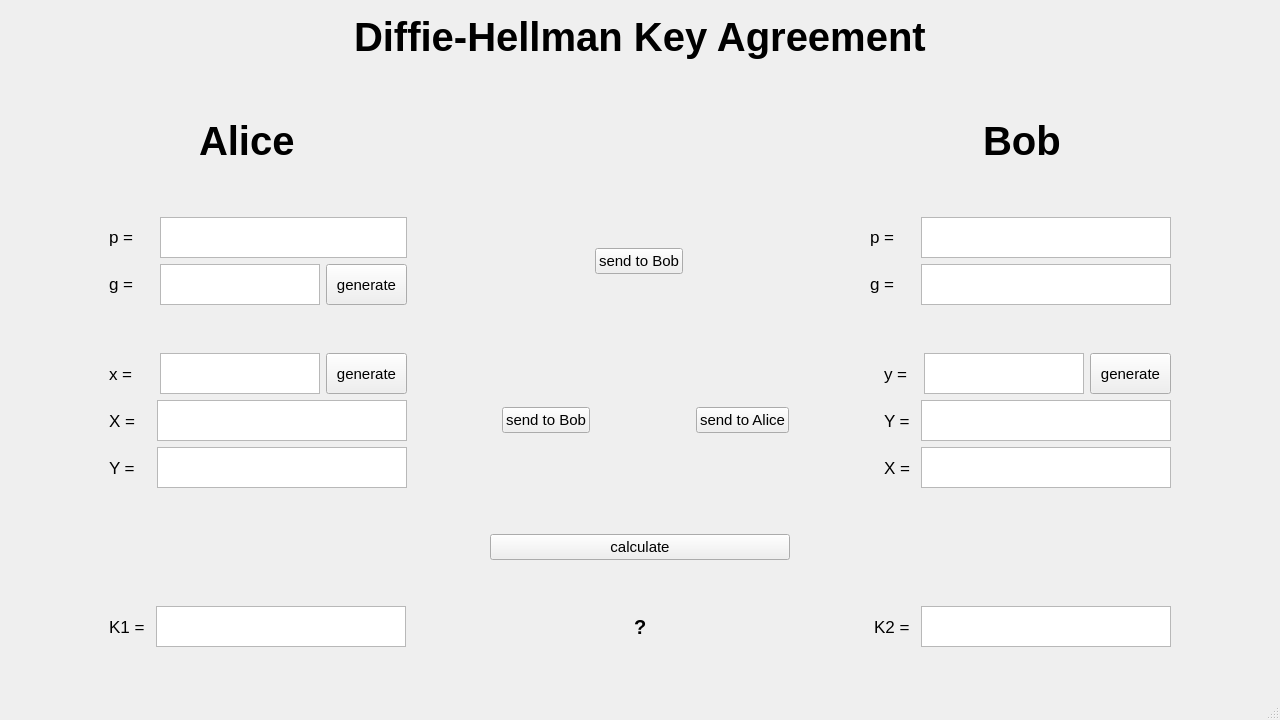
<?xml version="1.0" encoding="UTF-8"?>
<ui version="4.0">
 <class>MainWindow</class>
 <widget class="QMainWindow" name="MainWindow">
  <property name="geometry">
   <rect>
    <x>0</x>
    <y>0</y>
    <width>1280</width>
    <height>720</height>
   </rect>
  </property>
  <property name="windowTitle">
   <string>MainWindow</string>
  </property>
  <widget class="QWidget" name="centralwidget">
   <layout class="QVBoxLayout" name="verticalLayout_5">
    <item>
     <layout class="QHBoxLayout" name="horizontalLayout">
      <item>
       <spacer name="horizontalSpacer">
        <property name="orientation">
         <enum>Qt::Horizontal</enum>
        </property>
        <property name="sizeHint" stdset="0">
         <size>
          <width>31</width>
          <height>56</height>
         </size>
        </property>
       </spacer>
      </item>
      <item>
       <widget class="QLabel" name="title">
        <property name="font">
         <font>
          <family>Arial</family>
          <pointsize>30</pointsize>
          <bold>true</bold>
          <underline>false</underline>
         </font>
        </property>
        <property name="contextMenuPolicy">
         <enum>Qt::DefaultContextMenu</enum>
        </property>
        <property name="acceptDrops">
         <bool>false</bool>
        </property>
        <property name="text">
         <string>Diffie-Hellman Key Agreement</string>
        </property>
       </widget>
      </item>
      <item>
       <spacer name="horizontalSpacer_2">
        <property name="orientation">
         <enum>Qt::Horizontal</enum>
        </property>
        <property name="sizeHint" stdset="0">
         <size>
          <width>31</width>
          <height>56</height>
         </size>
        </property>
       </spacer>
      </item>
     </layout>
    </item>
    <item>
     <spacer name="verticalSpacer_2">
      <property name="orientation">
       <enum>Qt::Vertical</enum>
      </property>
      <property name="sizeHint" stdset="0">
       <size>
        <width>20</width>
        <height>42</height>
       </size>
      </property>
     </spacer>
    </item>
    <item>
     <layout class="QHBoxLayout" name="horizontalLayout_2">
      <item>
       <spacer name="horizontalSpacer_22">
        <property name="orientation">
         <enum>Qt::Horizontal</enum>
        </property>
        <property name="sizeType">
         <enum>QSizePolicy::Fixed</enum>
        </property>
        <property name="sizeHint" stdset="0">
         <size>
          <width>190</width>
          <height>20</height>
         </size>
        </property>
       </spacer>
      </item>
      <item>
       <widget class="QLabel" name="Alice">
        <property name="font">
         <font>
          <family>Arial</family>
          <pointsize>30</pointsize>
          <bold>true</bold>
          <underline>false</underline>
         </font>
        </property>
        <property name="contextMenuPolicy">
         <enum>Qt::DefaultContextMenu</enum>
        </property>
        <property name="acceptDrops">
         <bool>false</bool>
        </property>
        <property name="text">
         <string>Alice</string>
        </property>
       </widget>
      </item>
      <item>
       <spacer name="horizontalSpacer_3">
        <property name="orientation">
         <enum>Qt::Horizontal</enum>
        </property>
        <property name="sizeType">
         <enum>QSizePolicy::Expanding</enum>
        </property>
        <property name="sizeHint" stdset="0">
         <size>
          <width>107</width>
          <height>56</height>
         </size>
        </property>
       </spacer>
      </item>
      <item>
       <widget class="QLabel" name="Bob">
        <property name="font">
         <font>
          <family>Arial</family>
          <pointsize>30</pointsize>
          <bold>true</bold>
          <underline>false</underline>
         </font>
        </property>
        <property name="contextMenuPolicy">
         <enum>Qt::DefaultContextMenu</enum>
        </property>
        <property name="acceptDrops">
         <bool>false</bool>
        </property>
        <property name="text">
         <string>Bob</string>
        </property>
       </widget>
      </item>
      <item>
       <spacer name="horizontalSpacer_21">
        <property name="orientation">
         <enum>Qt::Horizontal</enum>
        </property>
        <property name="sizeType">
         <enum>QSizePolicy::Fixed</enum>
        </property>
        <property name="sizeHint" stdset="0">
         <size>
          <width>210</width>
          <height>20</height>
         </size>
        </property>
       </spacer>
      </item>
     </layout>
    </item>
    <item>
     <spacer name="verticalSpacer_3">
      <property name="orientation">
       <enum>Qt::Vertical</enum>
      </property>
      <property name="sizeHint" stdset="0">
       <size>
        <width>20</width>
        <height>42</height>
       </size>
      </property>
     </spacer>
    </item>
    <item>
     <layout class="QHBoxLayout" name="horizontalLayout_13">
      <item>
       <spacer name="horizontalSpacer_23">
        <property name="orientation">
         <enum>Qt::Horizontal</enum>
        </property>
        <property name="sizeType">
         <enum>QSizePolicy::Fixed</enum>
        </property>
        <property name="sizeHint" stdset="0">
         <size>
          <width>100</width>
          <height>20</height>
         </size>
        </property>
       </spacer>
      </item>
      <item>
       <layout class="QVBoxLayout" name="verticalLayout">
        <item>
         <layout class="QHBoxLayout" name="horizontalLayout_3">
          <item>
           <widget class="QLabel" name="label">
            <property name="sizePolicy">
             <sizepolicy hsizetype="Maximum" vsizetype="Maximum">
              <horstretch>0</horstretch>
              <verstretch>0</verstretch>
             </sizepolicy>
            </property>
            <property name="minimumSize">
             <size>
              <width>45</width>
              <height>0</height>
             </size>
            </property>
            <property name="maximumSize">
             <size>
              <width>45</width>
              <height>16777215</height>
             </size>
            </property>
            <property name="font">
             <font>
              <family>Arial</family>
              <pointsize>13</pointsize>
             </font>
            </property>
            <property name="text">
             <string>p = </string>
            </property>
           </widget>
          </item>
          <item>
           <widget class="QPlainTextEdit" name="a_p">
            <property name="sizePolicy">
             <sizepolicy hsizetype="Fixed" vsizetype="Fixed">
              <horstretch>0</horstretch>
              <verstretch>0</verstretch>
             </sizepolicy>
            </property>
            <property name="minimumSize">
             <size>
              <width>191</width>
              <height>41</height>
             </size>
            </property>
            <property name="maximumSize">
             <size>
              <width>250</width>
              <height>41</height>
             </size>
            </property>
            <property name="font">
             <font>
              <family>Arial</family>
              <pointsize>13</pointsize>
             </font>
            </property>
           </widget>
          </item>
         </layout>
        </item>
        <item>
         <layout class="QHBoxLayout" name="horizontalLayout_4">
          <item>
           <widget class="QLabel" name="label_2">
            <property name="sizePolicy">
             <sizepolicy hsizetype="Maximum" vsizetype="Maximum">
              <horstretch>0</horstretch>
              <verstretch>0</verstretch>
             </sizepolicy>
            </property>
            <property name="minimumSize">
             <size>
              <width>45</width>
              <height>0</height>
             </size>
            </property>
            <property name="maximumSize">
             <size>
              <width>45</width>
              <height>16777215</height>
             </size>
            </property>
            <property name="font">
             <font>
              <family>Arial</family>
              <pointsize>13</pointsize>
             </font>
            </property>
            <property name="text">
             <string>g = </string>
            </property>
           </widget>
          </item>
          <item>
           <widget class="QTextBrowser" name="a_g">
            <property name="sizePolicy">
             <sizepolicy hsizetype="Minimum" vsizetype="Minimum">
              <horstretch>0</horstretch>
              <verstretch>0</verstretch>
             </sizepolicy>
            </property>
            <property name="minimumSize">
             <size>
              <width>101</width>
              <height>41</height>
             </size>
            </property>
            <property name="maximumSize">
             <size>
              <width>160</width>
              <height>41</height>
             </size>
            </property>
            <property name="font">
             <font>
              <family>Arial</family>
              <pointsize>13</pointsize>
             </font>
            </property>
           </widget>
          </item>
          <item>
           <widget class="QPushButton" name="a_random_g">
            <property name="sizePolicy">
             <sizepolicy hsizetype="Minimum" vsizetype="Minimum">
              <horstretch>0</horstretch>
              <verstretch>0</verstretch>
             </sizepolicy>
            </property>
            <property name="minimumSize">
             <size>
              <width>81</width>
              <height>41</height>
             </size>
            </property>
            <property name="maximumSize">
             <size>
              <width>81</width>
              <height>41</height>
             </size>
            </property>
            <property name="font">
             <font>
              <family>Arial</family>
              <pointsize>11</pointsize>
             </font>
            </property>
            <property name="text">
             <string>generate</string>
            </property>
           </widget>
          </item>
         </layout>
        </item>
       </layout>
      </item>
      <item>
       <spacer name="horizontalSpacer_15">
        <property name="orientation">
         <enum>Qt::Horizontal</enum>
        </property>
        <property name="sizeType">
         <enum>QSizePolicy::Expanding</enum>
        </property>
        <property name="sizeHint" stdset="0">
         <size>
          <width>40</width>
          <height>20</height>
         </size>
        </property>
       </spacer>
      </item>
      <item>
       <widget class="QPushButton" name="a_send_pg">
        <property name="font">
         <font>
          <family>Arial</family>
          <pointsize>11</pointsize>
         </font>
        </property>
        <property name="text">
         <string>send to Bob</string>
        </property>
       </widget>
      </item>
      <item>
       <spacer name="horizontalSpacer_24">
        <property name="orientation">
         <enum>Qt::Horizontal</enum>
        </property>
        <property name="sizeHint" stdset="0">
         <size>
          <width>40</width>
          <height>20</height>
         </size>
        </property>
       </spacer>
      </item>
      <item>
       <layout class="QVBoxLayout" name="verticalLayout_2">
        <item>
         <layout class="QHBoxLayout" name="horizontalLayout_11">
          <item>
           <widget class="QLabel" name="label_13">
            <property name="sizePolicy">
             <sizepolicy hsizetype="Maximum" vsizetype="Maximum">
              <horstretch>0</horstretch>
              <verstretch>0</verstretch>
             </sizepolicy>
            </property>
            <property name="minimumSize">
             <size>
              <width>45</width>
              <height>0</height>
             </size>
            </property>
            <property name="maximumSize">
             <size>
              <width>45</width>
              <height>16777215</height>
             </size>
            </property>
            <property name="font">
             <font>
              <family>Arial</family>
              <pointsize>13</pointsize>
             </font>
            </property>
            <property name="text">
             <string>p = </string>
            </property>
           </widget>
          </item>
          <item>
           <widget class="QTextBrowser" name="b_p">
            <property name="sizePolicy">
             <sizepolicy hsizetype="Fixed" vsizetype="Fixed">
              <horstretch>0</horstretch>
              <verstretch>0</verstretch>
             </sizepolicy>
            </property>
            <property name="minimumSize">
             <size>
              <width>250</width>
              <height>41</height>
             </size>
            </property>
            <property name="maximumSize">
             <size>
              <width>191</width>
              <height>41</height>
             </size>
            </property>
            <property name="font">
             <font>
              <family>Arial</family>
              <pointsize>13</pointsize>
             </font>
            </property>
           </widget>
          </item>
         </layout>
        </item>
        <item>
         <layout class="QHBoxLayout" name="horizontalLayout_12">
          <item>
           <widget class="QLabel" name="label_14">
            <property name="sizePolicy">
             <sizepolicy hsizetype="Maximum" vsizetype="Maximum">
              <horstretch>0</horstretch>
              <verstretch>0</verstretch>
             </sizepolicy>
            </property>
            <property name="minimumSize">
             <size>
              <width>45</width>
              <height>0</height>
             </size>
            </property>
            <property name="maximumSize">
             <size>
              <width>45</width>
              <height>16777215</height>
             </size>
            </property>
            <property name="font">
             <font>
              <family>Arial</family>
              <pointsize>13</pointsize>
             </font>
            </property>
            <property name="text">
             <string>g = </string>
            </property>
           </widget>
          </item>
          <item>
           <widget class="QTextBrowser" name="b_g">
            <property name="sizePolicy">
             <sizepolicy hsizetype="Fixed" vsizetype="Fixed">
              <horstretch>0</horstretch>
              <verstretch>0</verstretch>
             </sizepolicy>
            </property>
            <property name="minimumSize">
             <size>
              <width>191</width>
              <height>41</height>
             </size>
            </property>
            <property name="maximumSize">
             <size>
              <width>250</width>
              <height>41</height>
             </size>
            </property>
            <property name="font">
             <font>
              <family>Arial</family>
              <pointsize>13</pointsize>
             </font>
            </property>
           </widget>
          </item>
         </layout>
        </item>
       </layout>
      </item>
      <item>
       <spacer name="horizontalSpacer_19">
        <property name="orientation">
         <enum>Qt::Horizontal</enum>
        </property>
        <property name="sizeType">
         <enum>QSizePolicy::Fixed</enum>
        </property>
        <property name="sizeHint" stdset="0">
         <size>
          <width>100</width>
          <height>20</height>
         </size>
        </property>
       </spacer>
      </item>
     </layout>
    </item>
    <item>
     <spacer name="verticalSpacer_4">
      <property name="orientation">
       <enum>Qt::Vertical</enum>
      </property>
      <property name="sizeHint" stdset="0">
       <size>
        <width>20</width>
        <height>42</height>
       </size>
      </property>
     </spacer>
    </item>
    <item>
     <layout class="QHBoxLayout" name="horizontalLayout_14">
      <item>
       <spacer name="horizontalSpacer_13">
        <property name="orientation">
         <enum>Qt::Horizontal</enum>
        </property>
        <property name="sizeType">
         <enum>QSizePolicy::Fixed</enum>
        </property>
        <property name="sizeHint" stdset="0">
         <size>
          <width>100</width>
          <height>20</height>
         </size>
        </property>
       </spacer>
      </item>
      <item>
       <layout class="QVBoxLayout" name="verticalLayout_3">
        <item>
         <layout class="QHBoxLayout" name="horizontalLayout_5">
          <item>
           <widget class="QLabel" name="label_5">
            <property name="sizePolicy">
             <sizepolicy hsizetype="Fixed" vsizetype="Fixed">
              <horstretch>0</horstretch>
              <verstretch>0</verstretch>
             </sizepolicy>
            </property>
            <property name="minimumSize">
             <size>
              <width>45</width>
              <height>25</height>
             </size>
            </property>
            <property name="maximumSize">
             <size>
              <width>37</width>
              <height>25</height>
             </size>
            </property>
            <property name="font">
             <font>
              <family>Arial</family>
              <pointsize>13</pointsize>
             </font>
            </property>
            <property name="text">
             <string>x = </string>
            </property>
           </widget>
          </item>
          <item>
           <widget class="QTextBrowser" name="a_x">
            <property name="sizePolicy">
             <sizepolicy hsizetype="Minimum" vsizetype="Minimum">
              <horstretch>0</horstretch>
              <verstretch>0</verstretch>
             </sizepolicy>
            </property>
            <property name="minimumSize">
             <size>
              <width>160</width>
              <height>41</height>
             </size>
            </property>
            <property name="maximumSize">
             <size>
              <width>160</width>
              <height>41</height>
             </size>
            </property>
            <property name="font">
             <font>
              <family>Arial</family>
              <pointsize>13</pointsize>
             </font>
            </property>
           </widget>
          </item>
          <item>
           <widget class="QPushButton" name="a_random_x">
            <property name="sizePolicy">
             <sizepolicy hsizetype="Minimum" vsizetype="Minimum">
              <horstretch>0</horstretch>
              <verstretch>0</verstretch>
             </sizepolicy>
            </property>
            <property name="minimumSize">
             <size>
              <width>81</width>
              <height>41</height>
             </size>
            </property>
            <property name="maximumSize">
             <size>
              <width>81</width>
              <height>41</height>
             </size>
            </property>
            <property name="font">
             <font>
              <family>Arial</family>
              <pointsize>11</pointsize>
             </font>
            </property>
            <property name="text">
             <string>generate</string>
            </property>
           </widget>
          </item>
         </layout>
        </item>
        <item>
         <layout class="QHBoxLayout" name="horizontalLayout_7">
          <item>
           <widget class="QLabel" name="label_6">
            <property name="sizePolicy">
             <sizepolicy hsizetype="Maximum" vsizetype="Maximum">
              <horstretch>0</horstretch>
              <verstretch>0</verstretch>
             </sizepolicy>
            </property>
            <property name="maximumSize">
             <size>
              <width>45</width>
              <height>25</height>
             </size>
            </property>
            <property name="font">
             <font>
              <family>Arial</family>
              <pointsize>13</pointsize>
             </font>
            </property>
            <property name="text">
             <string>X = </string>
            </property>
           </widget>
          </item>
          <item>
           <widget class="QTextBrowser" name="a_X">
            <property name="sizePolicy">
             <sizepolicy hsizetype="Fixed" vsizetype="Fixed">
              <horstretch>0</horstretch>
              <verstretch>0</verstretch>
             </sizepolicy>
            </property>
            <property name="minimumSize">
             <size>
              <width>191</width>
              <height>41</height>
             </size>
            </property>
            <property name="maximumSize">
             <size>
              <width>250</width>
              <height>41</height>
             </size>
            </property>
            <property name="font">
             <font>
              <family>Arial</family>
              <pointsize>13</pointsize>
             </font>
            </property>
           </widget>
          </item>
         </layout>
        </item>
        <item>
         <layout class="QHBoxLayout" name="horizontalLayout_8">
          <item>
           <widget class="QLabel" name="label_7">
            <property name="sizePolicy">
             <sizepolicy hsizetype="Maximum" vsizetype="Maximum">
              <horstretch>0</horstretch>
              <verstretch>0</verstretch>
             </sizepolicy>
            </property>
            <property name="maximumSize">
             <size>
              <width>45</width>
              <height>25</height>
             </size>
            </property>
            <property name="font">
             <font>
              <family>Arial</family>
              <pointsize>13</pointsize>
             </font>
            </property>
            <property name="text">
             <string>Y = </string>
            </property>
           </widget>
          </item>
          <item>
           <widget class="QTextBrowser" name="a_Y">
            <property name="sizePolicy">
             <sizepolicy hsizetype="Fixed" vsizetype="Fixed">
              <horstretch>0</horstretch>
              <verstretch>0</verstretch>
             </sizepolicy>
            </property>
            <property name="minimumSize">
             <size>
              <width>191</width>
              <height>41</height>
             </size>
            </property>
            <property name="maximumSize">
             <size>
              <width>250</width>
              <height>41</height>
             </size>
            </property>
            <property name="font">
             <font>
              <family>Arial</family>
              <pointsize>13</pointsize>
             </font>
            </property>
           </widget>
          </item>
         </layout>
        </item>
       </layout>
      </item>
      <item>
       <spacer name="horizontalSpacer_10">
        <property name="orientation">
         <enum>Qt::Horizontal</enum>
        </property>
        <property name="sizeType">
         <enum>QSizePolicy::Expanding</enum>
        </property>
        <property name="sizeHint" stdset="0">
         <size>
          <width>40</width>
          <height>20</height>
         </size>
        </property>
       </spacer>
      </item>
      <item>
       <widget class="QPushButton" name="a_send_X">
        <property name="font">
         <font>
          <family>Arial</family>
          <pointsize>11</pointsize>
         </font>
        </property>
        <property name="text">
         <string>send to Bob</string>
        </property>
       </widget>
      </item>
      <item>
       <spacer name="horizontalSpacer_11">
        <property name="orientation">
         <enum>Qt::Horizontal</enum>
        </property>
        <property name="sizeType">
         <enum>QSizePolicy::Fixed</enum>
        </property>
        <property name="sizeHint" stdset="0">
         <size>
          <width>100</width>
          <height>20</height>
         </size>
        </property>
       </spacer>
      </item>
      <item>
       <widget class="QPushButton" name="b_send_Y">
        <property name="font">
         <font>
          <family>Arial</family>
          <pointsize>11</pointsize>
         </font>
        </property>
        <property name="text">
         <string>send to Alice</string>
        </property>
       </widget>
      </item>
      <item>
       <spacer name="horizontalSpacer_12">
        <property name="orientation">
         <enum>Qt::Horizontal</enum>
        </property>
        <property name="sizeHint" stdset="0">
         <size>
          <width>40</width>
          <height>20</height>
         </size>
        </property>
       </spacer>
      </item>
      <item>
       <layout class="QVBoxLayout" name="verticalLayout_4">
        <item>
         <layout class="QHBoxLayout" name="horizontalLayout_6">
          <item>
           <widget class="QLabel" name="label_11">
            <property name="sizePolicy">
             <sizepolicy hsizetype="Maximum" vsizetype="Maximum">
              <horstretch>0</horstretch>
              <verstretch>0</verstretch>
             </sizepolicy>
            </property>
            <property name="maximumSize">
             <size>
              <width>45</width>
              <height>25</height>
             </size>
            </property>
            <property name="font">
             <font>
              <family>Arial</family>
              <pointsize>13</pointsize>
             </font>
            </property>
            <property name="text">
             <string>y = </string>
            </property>
           </widget>
          </item>
          <item>
           <widget class="QTextBrowser" name="b_y">
            <property name="sizePolicy">
             <sizepolicy hsizetype="Minimum" vsizetype="Minimum">
              <horstretch>0</horstretch>
              <verstretch>0</verstretch>
             </sizepolicy>
            </property>
            <property name="minimumSize">
             <size>
              <width>160</width>
              <height>41</height>
             </size>
            </property>
            <property name="maximumSize">
             <size>
              <width>160</width>
              <height>41</height>
             </size>
            </property>
            <property name="font">
             <font>
              <family>Arial</family>
              <pointsize>13</pointsize>
             </font>
            </property>
           </widget>
          </item>
          <item>
           <widget class="QPushButton" name="b_random_y">
            <property name="sizePolicy">
             <sizepolicy hsizetype="Minimum" vsizetype="Minimum">
              <horstretch>0</horstretch>
              <verstretch>0</verstretch>
             </sizepolicy>
            </property>
            <property name="minimumSize">
             <size>
              <width>81</width>
              <height>41</height>
             </size>
            </property>
            <property name="maximumSize">
             <size>
              <width>81</width>
              <height>41</height>
             </size>
            </property>
            <property name="font">
             <font>
              <family>Arial</family>
              <pointsize>11</pointsize>
             </font>
            </property>
            <property name="text">
             <string>generate</string>
            </property>
           </widget>
          </item>
         </layout>
        </item>
        <item>
         <layout class="QHBoxLayout" name="horizontalLayout_10">
          <item>
           <widget class="QLabel" name="label_12">
            <property name="sizePolicy">
             <sizepolicy hsizetype="Maximum" vsizetype="Maximum">
              <horstretch>0</horstretch>
              <verstretch>0</verstretch>
             </sizepolicy>
            </property>
            <property name="maximumSize">
             <size>
              <width>45</width>
              <height>25</height>
             </size>
            </property>
            <property name="font">
             <font>
              <family>Arial</family>
              <pointsize>13</pointsize>
             </font>
            </property>
            <property name="text">
             <string>Y = </string>
            </property>
           </widget>
          </item>
          <item>
           <widget class="QTextBrowser" name="b_Y">
            <property name="sizePolicy">
             <sizepolicy hsizetype="Fixed" vsizetype="Fixed">
              <horstretch>0</horstretch>
              <verstretch>0</verstretch>
             </sizepolicy>
            </property>
            <property name="minimumSize">
             <size>
              <width>191</width>
              <height>41</height>
             </size>
            </property>
            <property name="maximumSize">
             <size>
              <width>250</width>
              <height>41</height>
             </size>
            </property>
            <property name="font">
             <font>
              <family>Arial</family>
              <pointsize>13</pointsize>
             </font>
            </property>
           </widget>
          </item>
         </layout>
        </item>
        <item>
         <layout class="QHBoxLayout" name="horizontalLayout_9">
          <item>
           <widget class="QLabel" name="label_10">
            <property name="sizePolicy">
             <sizepolicy hsizetype="Maximum" vsizetype="Maximum">
              <horstretch>0</horstretch>
              <verstretch>0</verstretch>
             </sizepolicy>
            </property>
            <property name="maximumSize">
             <size>
              <width>45</width>
              <height>25</height>
             </size>
            </property>
            <property name="font">
             <font>
              <family>Arial</family>
              <pointsize>13</pointsize>
             </font>
            </property>
            <property name="text">
             <string>X = </string>
            </property>
           </widget>
          </item>
          <item>
           <widget class="QTextBrowser" name="b_X">
            <property name="sizePolicy">
             <sizepolicy hsizetype="Fixed" vsizetype="Fixed">
              <horstretch>0</horstretch>
              <verstretch>0</verstretch>
             </sizepolicy>
            </property>
            <property name="minimumSize">
             <size>
              <width>191</width>
              <height>41</height>
             </size>
            </property>
            <property name="maximumSize">
             <size>
              <width>250</width>
              <height>41</height>
             </size>
            </property>
            <property name="font">
             <font>
              <family>Arial</family>
              <pointsize>13</pointsize>
             </font>
            </property>
           </widget>
          </item>
         </layout>
        </item>
       </layout>
      </item>
      <item>
       <spacer name="horizontalSpacer_14">
        <property name="orientation">
         <enum>Qt::Horizontal</enum>
        </property>
        <property name="sizeType">
         <enum>QSizePolicy::Fixed</enum>
        </property>
        <property name="sizeHint" stdset="0">
         <size>
          <width>100</width>
          <height>20</height>
         </size>
        </property>
       </spacer>
      </item>
     </layout>
    </item>
    <item>
     <spacer name="verticalSpacer_5">
      <property name="orientation">
       <enum>Qt::Vertical</enum>
      </property>
      <property name="sizeHint" stdset="0">
       <size>
        <width>20</width>
        <height>40</height>
       </size>
      </property>
     </spacer>
    </item>
    <item>
     <layout class="QHBoxLayout" name="horizontalLayout_15">
      <item>
       <spacer name="horizontalSpacer_4">
        <property name="orientation">
         <enum>Qt::Horizontal</enum>
        </property>
        <property name="sizeHint" stdset="0">
         <size>
          <width>40</width>
          <height>20</height>
         </size>
        </property>
       </spacer>
      </item>
      <item>
       <widget class="QPushButton" name="calculate">
        <property name="sizePolicy">
         <sizepolicy hsizetype="Preferred" vsizetype="Preferred">
          <horstretch>0</horstretch>
          <verstretch>0</verstretch>
         </sizepolicy>
        </property>
        <property name="minimumSize">
         <size>
          <width>300</width>
          <height>0</height>
         </size>
        </property>
        <property name="font">
         <font>
          <family>Arial</family>
          <pointsize>11</pointsize>
         </font>
        </property>
        <property name="text">
         <string>calculate</string>
        </property>
       </widget>
      </item>
      <item>
       <spacer name="horizontalSpacer_5">
        <property name="orientation">
         <enum>Qt::Horizontal</enum>
        </property>
        <property name="sizeHint" stdset="0">
         <size>
          <width>40</width>
          <height>20</height>
         </size>
        </property>
       </spacer>
      </item>
     </layout>
    </item>
    <item>
     <spacer name="verticalSpacer_7">
      <property name="orientation">
       <enum>Qt::Vertical</enum>
      </property>
      <property name="sizeHint" stdset="0">
       <size>
        <width>1255</width>
        <height>13</height>
       </size>
      </property>
     </spacer>
    </item>
    <item>
     <layout class="QHBoxLayout" name="horizontalLayout_20">
      <item>
       <spacer name="horizontalSpacer_20">
        <property name="orientation">
         <enum>Qt::Horizontal</enum>
        </property>
        <property name="sizeType">
         <enum>QSizePolicy::Fixed</enum>
        </property>
        <property name="sizeHint" stdset="0">
         <size>
          <width>100</width>
          <height>20</height>
         </size>
        </property>
       </spacer>
      </item>
      <item>
       <layout class="QHBoxLayout" name="horizontalLayout_18">
        <item>
         <widget class="QLabel" name="label_8">
          <property name="sizePolicy">
           <sizepolicy hsizetype="Maximum" vsizetype="Maximum">
            <horstretch>0</horstretch>
            <verstretch>0</verstretch>
           </sizepolicy>
          </property>
          <property name="maximumSize">
           <size>
            <width>45</width>
            <height>25</height>
           </size>
          </property>
          <property name="font">
           <font>
            <family>Arial</family>
            <pointsize>13</pointsize>
           </font>
          </property>
          <property name="text">
           <string>K1 = </string>
          </property>
         </widget>
        </item>
        <item>
         <widget class="QTextBrowser" name="a_K1">
          <property name="sizePolicy">
           <sizepolicy hsizetype="Fixed" vsizetype="Fixed">
            <horstretch>0</horstretch>
            <verstretch>0</verstretch>
           </sizepolicy>
          </property>
          <property name="minimumSize">
           <size>
            <width>191</width>
            <height>41</height>
           </size>
          </property>
          <property name="maximumSize">
           <size>
            <width>250</width>
            <height>41</height>
           </size>
          </property>
          <property name="font">
           <font>
            <family>Arial</family>
            <pointsize>13</pointsize>
           </font>
          </property>
         </widget>
        </item>
       </layout>
      </item>
      <item>
       <spacer name="horizontalSpacer_6">
        <property name="orientation">
         <enum>Qt::Horizontal</enum>
        </property>
        <property name="sizeHint" stdset="0">
         <size>
          <width>40</width>
          <height>20</height>
         </size>
        </property>
       </spacer>
      </item>
      <item>
       <widget class="QLabel" name="equal">
        <property name="font">
         <font>
          <family>Arial</family>
          <pointsize>15</pointsize>
          <bold>true</bold>
         </font>
        </property>
        <property name="text">
         <string>?</string>
        </property>
       </widget>
      </item>
      <item>
       <spacer name="horizontalSpacer_17">
        <property name="orientation">
         <enum>Qt::Horizontal</enum>
        </property>
        <property name="sizeHint" stdset="0">
         <size>
          <width>40</width>
          <height>20</height>
         </size>
        </property>
       </spacer>
      </item>
      <item>
       <layout class="QHBoxLayout" name="horizontalLayout_19">
        <item>
         <widget class="QLabel" name="label_9">
          <property name="sizePolicy">
           <sizepolicy hsizetype="Maximum" vsizetype="Maximum">
            <horstretch>0</horstretch>
            <verstretch>0</verstretch>
           </sizepolicy>
          </property>
          <property name="maximumSize">
           <size>
            <width>45</width>
            <height>25</height>
           </size>
          </property>
          <property name="font">
           <font>
            <family>Arial</family>
            <pointsize>13</pointsize>
           </font>
          </property>
          <property name="text">
           <string>K2 = </string>
          </property>
         </widget>
        </item>
        <item>
         <widget class="QTextBrowser" name="b_K2">
          <property name="sizePolicy">
           <sizepolicy hsizetype="Fixed" vsizetype="Fixed">
            <horstretch>0</horstretch>
            <verstretch>0</verstretch>
           </sizepolicy>
          </property>
          <property name="minimumSize">
           <size>
            <width>191</width>
            <height>41</height>
           </size>
          </property>
          <property name="maximumSize">
           <size>
            <width>250</width>
            <height>41</height>
           </size>
          </property>
          <property name="font">
           <font>
            <family>Arial</family>
            <pointsize>13</pointsize>
           </font>
          </property>
         </widget>
        </item>
       </layout>
      </item>
      <item>
       <spacer name="horizontalSpacer_18">
        <property name="orientation">
         <enum>Qt::Horizontal</enum>
        </property>
        <property name="sizeType">
         <enum>QSizePolicy::Fixed</enum>
        </property>
        <property name="sizeHint" stdset="0">
         <size>
          <width>100</width>
          <height>20</height>
         </size>
        </property>
       </spacer>
      </item>
     </layout>
    </item>
    <item>
     <spacer name="verticalSpacer_6">
      <property name="orientation">
       <enum>Qt::Vertical</enum>
      </property>
      <property name="sizeHint" stdset="0">
       <size>
        <width>20</width>
        <height>42</height>
       </size>
      </property>
     </spacer>
    </item>
   </layout>
  </widget>
  <widget class="QMenuBar" name="menubar">
   <property name="geometry">
    <rect>
     <x>0</x>
     <y>0</y>
     <width>1280</width>
     <height>25</height>
    </rect>
   </property>
  </widget>
  <widget class="QStatusBar" name="statusbar"/>
 </widget>
 <resources/>
 <connections/>
</ui>
